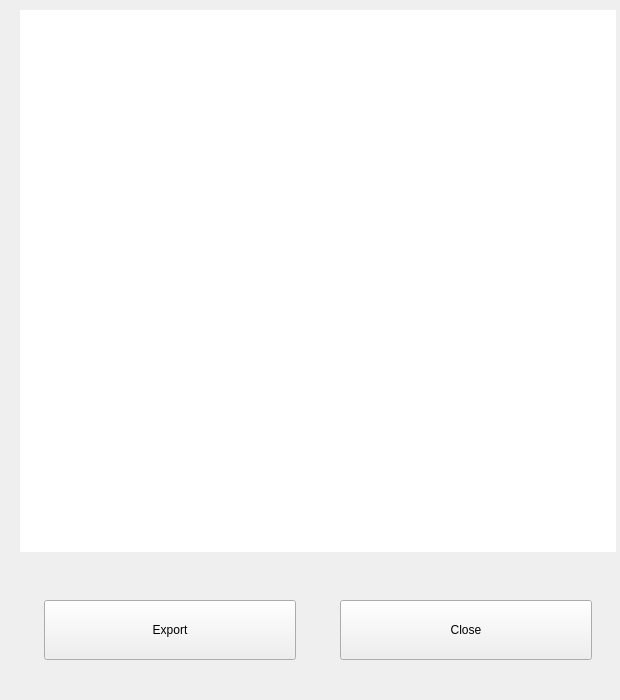
<?xml version="1.0" encoding="UTF-8"?>
<ui version="4.0">
 <class>LicenseAgreement</class>
 <widget class="QWidget" name="LicenseAgreement">
  <property name="geometry">
   <rect>
    <x>0</x>
    <y>0</y>
    <width>620</width>
    <height>700</height>
   </rect>
  </property>
  <property name="sizePolicy">
   <sizepolicy hsizetype="Preferred" vsizetype="Preferred">
    <horstretch>0</horstretch>
    <verstretch>0</verstretch>
   </sizepolicy>
  </property>
  <property name="minimumSize">
   <size>
    <width>620</width>
    <height>700</height>
   </size>
  </property>
  <property name="maximumSize">
   <size>
    <width>16777215</width>
    <height>16777215</height>
   </size>
  </property>
  <property name="windowTitle">
   <string>Form</string>
  </property>
  <layout class="QVBoxLayout" name="verticalLayout">
   <property name="spacing">
    <number>48</number>
   </property>
   <property name="leftMargin">
    <number>20</number>
   </property>
   <property name="topMargin">
    <number>10</number>
   </property>
   <property name="rightMargin">
    <number>4</number>
   </property>
   <property name="bottomMargin">
    <number>40</number>
   </property>
   <item>
    <widget class="QTextBrowser" name="text_license">
     <property name="sizePolicy">
      <sizepolicy hsizetype="Preferred" vsizetype="Preferred">
       <horstretch>0</horstretch>
       <verstretch>0</verstretch>
      </sizepolicy>
     </property>
     <property name="minimumSize">
      <size>
       <width>0</width>
       <height>0</height>
      </size>
     </property>
     <property name="font">
      <font>
       <family>Noto Sans CJK SC</family>
      </font>
     </property>
     <property name="frameShape">
      <enum>QFrame::NoFrame</enum>
     </property>
     <property name="lineWrapMode">
      <enum>QTextEdit::WidgetWidth</enum>
     </property>
     <property name="html">
      <string>&lt;!DOCTYPE HTML PUBLIC &quot;-//W3C//DTD HTML 4.0//EN&quot; &quot;http://www.w3.org/TR/REC-html40/strict.dtd&quot;&gt;
&lt;html&gt;&lt;head&gt;&lt;meta name=&quot;qrichtext&quot; content=&quot;1&quot; /&gt;&lt;style type=&quot;text/css&quot;&gt;
p, li { white-space: pre-wrap; }
&lt;/style&gt;&lt;/head&gt;&lt;body style=&quot; font-family:'Noto Sans CJK SC'; font-size:9pt; font-weight:400; font-style:normal;&quot;&gt;
&lt;p style=&quot;-qt-paragraph-type:empty; margin-top:0px; margin-bottom:0px; margin-left:0px; margin-right:0px; -qt-block-indent:0; text-indent:0px;&quot;&gt;&lt;br /&gt;&lt;/p&gt;&lt;/body&gt;&lt;/html&gt;</string>
     </property>
    </widget>
   </item>
   <item>
    <layout class="QHBoxLayout" name="horizontalLayout">
     <property name="spacing">
      <number>24</number>
     </property>
     <property name="leftMargin">
      <number>24</number>
     </property>
     <property name="rightMargin">
      <number>24</number>
     </property>
     <item>
      <widget class="QPushButton" name="btn_license_export">
       <property name="minimumSize">
        <size>
         <width>252</width>
         <height>60</height>
        </size>
       </property>
       <property name="maximumSize">
        <size>
         <width>252</width>
         <height>60</height>
        </size>
       </property>
       <property name="text">
        <string>Export</string>
       </property>
      </widget>
     </item>
     <item>
      <spacer name="horizontalSpacer">
       <property name="orientation">
        <enum>Qt::Horizontal</enum>
       </property>
       <property name="sizeHint" stdset="0">
        <size>
         <width>40</width>
         <height>20</height>
        </size>
       </property>
      </spacer>
     </item>
     <item>
      <widget class="QPushButton" name="btn_license_close">
       <property name="sizePolicy">
        <sizepolicy hsizetype="Minimum" vsizetype="Minimum">
         <horstretch>0</horstretch>
         <verstretch>0</verstretch>
        </sizepolicy>
       </property>
       <property name="minimumSize">
        <size>
         <width>252</width>
         <height>60</height>
        </size>
       </property>
       <property name="maximumSize">
        <size>
         <width>252</width>
         <height>60</height>
        </size>
       </property>
       <property name="text">
        <string>Close</string>
       </property>
      </widget>
     </item>
    </layout>
   </item>
  </layout>
 </widget>
 <resources/>
 <connections/>
</ui>
